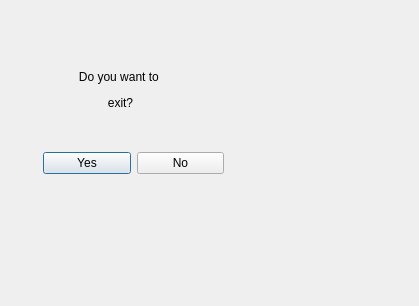
<?xml version="1.0" encoding="UTF-8"?>
<ui version="4.0">
 <class>quit</class>
 <widget class="QDialog" name="quit">
  <property name="geometry">
   <rect>
    <x>0</x>
    <y>0</y>
    <width>419</width>
    <height>306</height>
   </rect>
  </property>
  <property name="windowTitle">
   <string>Quit window</string>
  </property>
  <property name="styleSheet">
   <string notr="true"/>
  </property>
  <widget class="QLabel" name="label">
   <property name="geometry">
    <rect>
     <x>30</x>
     <y>20</y>
     <width>181</width>
     <height>101</height>
    </rect>
   </property>
   <property name="text">
    <string>&lt;html&gt;&lt;head/&gt;&lt;body&gt;&lt;p align=&quot;center&quot;&gt;&lt;br/&gt;&lt;/p&gt;&lt;p align=&quot;center&quot;&gt;Do you want to &lt;/p&gt;&lt;p align=&quot;center&quot;&gt;    exit?&lt;/p&gt;&lt;/body&gt;&lt;/html&gt;</string>
   </property>
  </widget>
  <widget class="QWidget" name="layoutWidget">
   <property name="geometry">
    <rect>
     <x>43</x>
     <y>150</y>
     <width>181</width>
     <height>26</height>
    </rect>
   </property>
   <layout class="QHBoxLayout" name="horizontalLayout">
    <item>
     <widget class="QPushButton" name="yesquit">
      <property name="styleSheet">
       <string notr="true">color: rgb(0, 0, 0);
border-image: url(:/Desktop/Screen Shot 2021-12-14 at 2.02.33 PM.png);</string>
      </property>
      <property name="text">
       <string>Yes</string>
      </property>
     </widget>
    </item>
    <item>
     <widget class="QPushButton" name="noquit">
      <property name="styleSheet">
       <string notr="true">border-image: url(:/Desktop/Screen Shot 2021-12-14 at 2.02.33 PM.png);
color: rgb(0, 0, 0);</string>
      </property>
      <property name="text">
       <string>No</string>
      </property>
     </widget>
    </item>
   </layout>
  </widget>
 </widget>
 <resources/>
 <connections/>
</ui>
